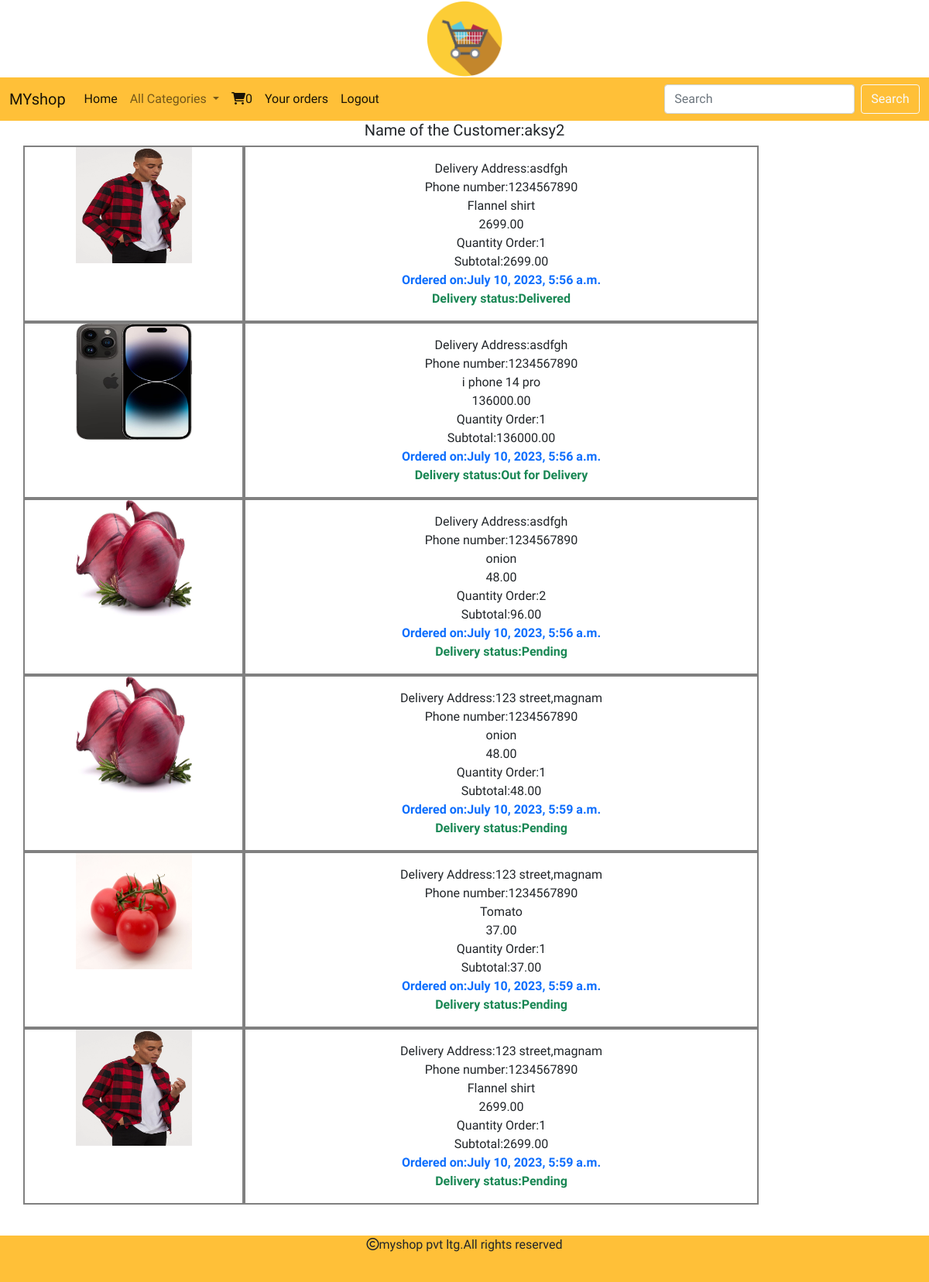
/cart/orderview/ (signed in), run on the app's committed database.
### cart/models.py (models this page shows, shortened)
class Order(models.Model):
    user = models.ForeignKey(User, on_delete=models.CASCADE)
    products = models.ForeignKey(Product, on_delete=models.CASCADE)
    address=models.TextField()
    phone=models.CharField(max_length=100)
    order_status=models.CharField(max_length=30,default='Pending')
    delivery_status=models.CharField(max_length=30,default='Pending')
    noofitems=models.IntegerField()
    date_added=models.DateTimeField(auto_now_add=True)
    def subtotal(self):
        return self.noofitems*self.products.price

### shop/models.py (models this page shows, shortened)
class Product(models.Model):
    name=models.CharField(max_length=200,unique=True)
    slug=models.SlugField(max_length=250,unique=True)
    description=models.TextField(blank=True)
    price=models.DecimalField(max_digits=10,decimal_places=2)
    category=models.ForeignKey(Category,on_delete=models.CASCADE)
    image=models.ImageField(upload_to='img/product',null=True,blank=True)
    stock=models.IntegerField()
    available=models.BooleanField(default=True)
    created=models.DateTimeField(auto_now_add=True)
    updated=models.DateTimeField(auto_now=True)

### cart/views.py (the view)
# urls.py: path('orderview/',views.orderview,name="orderview"),
@login_required
def orderview(request):
    u=request.user
    o=Order.objects.filter(user=u,order_status="Paid")
    return render(request,'orderview.html',{'o':o,'name':u.username})

### cart/context_processors.py (called while the page is built)
def counter(request):
    item_count=0
    if request.user.is_authenticated:
        user=request.user
        try:
            cart=Cart.objects.filter(user=user)
            for i in cart:
                item_count+=i.quantity
        except:
            item_count=0
    return {'item_count':item_count}

### shop/context_processors.py (called while the page is built)
def menu_links(request):
    links=Category.objects.all()
    return {'links':links}

### templates/orderview.html
{% extends 'base.html' %}
{% load static %}
{% block content %}
<div class="container" style="margin-bottom:100px;">
    <div class="row">
        <h5 class="text-center">Name of the Customer:{{name}}</h5>
        {% for i in o %}
        <div class="col-sm-3" style="border:2px solid gray">
            <center><img src="{{i.products.image.url}}" height="150px" width="150px"></center>
        </div>
        <div class="col-sm-7 py-3 text-center" style="border:2px solid gray">
            Delivery Address:{{i.address}}<br>
            Phone number:{{i.phone}}<br>
            {{i.products.name}}<br>
            {{i.products.price}}<br>
            Quantity Order:{{i.noofitems}}<br>
            Subtotal:{{i.subtotal}}<br>
            <strong class="text-primary">Ordered on:{{i.date_added}}</strong><br>
            <strong class="text-success">Delivery status:{{i.delivery_status}}</strong>
        </div>
        {% endfor %}
    </div>
</div>
{% endblock %}

### static/css/custom.css (style rules this page uses)
body { font-family: 'Belanosima', sans-serif; }

### data on the page
Order: products.image (picture), address "asdfgh", phone "1234567890", products.name "Flannel shirt", products.price "2699.00", noofitems "1", subtotal "2699.00", date_added "July 10, 2023, 5:56 a.m.", delivery_status "Delivered"
Order: products.image (picture), address "asdfgh", phone "1234567890", products.name "i phone 14 pro", products.price "136000.00", noofitems "1", subtotal "136000.00", date_added "July 10, 2023, 5:56 a.m.", delivery_status "Out for Delivery"
Order: products.image (picture), address "asdfgh", phone "1234567890", products.name "onion", products.price "48.00", noofitems "2", subtotal "96.00", date_added "July 10, 2023, 5:56 a.m.", delivery_status "Pending"
Order: products.image (picture), address "123 street,magnam", phone "1234567890", products.name "onion", products.price "48.00", noofitems "1", subtotal "48.00", date_added "July 10, 2023, 5:59 a.m.", delivery_status "Pending"
Order: products.image (picture), address "123 street,magnam", phone "1234567890", products.name "Tomato", products.price "37.00", noofitems "1", subtotal "37.00", date_added "July 10, 2023, 5:59 a.m.", delivery_status "Pending"
Order: products.image (picture), address "123 street,magnam", phone "1234567890", products.name "Flannel shirt", products.price "2699.00", noofitems "1", subtotal "2699.00", date_added "July 10, 2023, 5:59 a.m.", delivery_status "Pending"

### other printed values
{{ item_count }} "0"
{{ name }} "aksy2"
